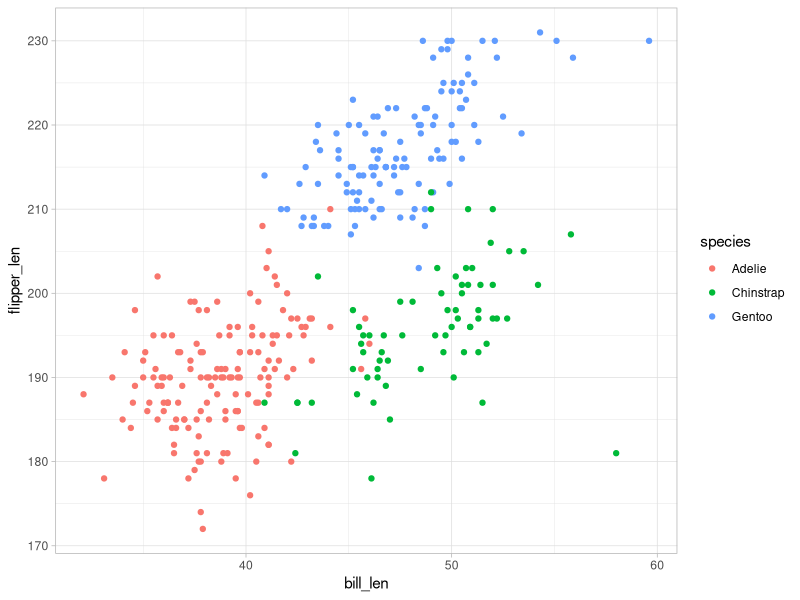

The R script that drew this image:
## ---- chunk 1
.libPaths() # This shows you the currently used directory (the first entry):
## ---- chunk 2
library(ggplot2); data(penguins)
ggplot(penguins, aes(bill_len, flipper_len, color = species)) + 
    theme_light() + 
    geom_point(na.rm = T)
